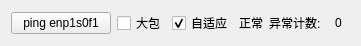
    <widget class="QWidget" name="horizontalLayoutWidget_4">
     <property name="geometry">
      <rect>
       <x>0</x>
       <y>350</y>
       <width>361</width>
       <height>31</height>
      </rect>
     </property>
     <layout class="QHBoxLayout" name="horizontalLayout_4">
      <item>
       <widget class="QPushButton" name="pushButton_4">
        <property name="sizePolicy">
         <sizepolicy hsizetype="Fixed" vsizetype="Fixed">
          <horstretch>188</horstretch>
          <verstretch>0</verstretch>
         </sizepolicy>
        </property>
        <property name="minimumSize">
         <size>
          <width>100</width>
          <height>0</height>
         </size>
        </property>
        <property name="maximumSize">
         <size>
          <width>100</width>
          <height>16777215</height>
         </size>
        </property>
        <property name="styleSheet">
         <string notr="true">font: 8pt &quot;Ubuntu&quot;;</string>
        </property>
        <property name="text">
         <string>ping enp1s0f1</string>
        </property>
       </widget>
      </item>
      <item>
       <widget class="QCheckBox" name="checkBox_bigpack2">
        <property name="styleSheet">
         <string notr="true">font: 8pt &quot;Ubuntu&quot;;</string>
        </property>
        <property name="text">
         <string>大包</string>
        </property>
       </widget>
      </item>
      <item>
       <widget class="QCheckBox" name="checkBox_adap2">
        <property name="styleSheet">
         <string notr="true">font: 8pt &quot;Ubuntu&quot;;</string>
        </property>
        <property name="text">
         <string>自适应</string>
        </property>
        <property name="checked">
         <bool>true</bool>
        </property>
       </widget>
      </item>
      <item>
       <widget class="QLabel" name="label_ping_stat2">
        <property name="styleSheet">
         <string notr="true">font: 8pt &quot;Ubuntu&quot;;</string>
        </property>
        <property name="text">
         <string>正常</string>
        </property>
       </widget>
      </item>
      <item>
       <widget class="QLabel" name="label_66">
        <property name="styleSheet">
         <string notr="true">font: 8pt &quot;Ubuntu&quot;;</string>
        </property>
        <property name="text">
         <string>异常计数:</string>
        </property>
       </widget>
      </item>
      <item>
       <widget class="QLabel" name="label_ping_err2">
        <property name="minimumSize">
         <size>
          <width>20</width>
          <height>0</height>
         </size>
        </property>
        <property name="styleSheet">
         <string notr="true">font: 8pt &quot;Ubuntu&quot;;</string>
        </property>
        <property name="text">
         <string>0</string>
        </property>
        <property name="alignment">
         <set>Qt::AlignCenter</set>
        </property>
       </widget>
      </item>
     </layout>
    </widget>
